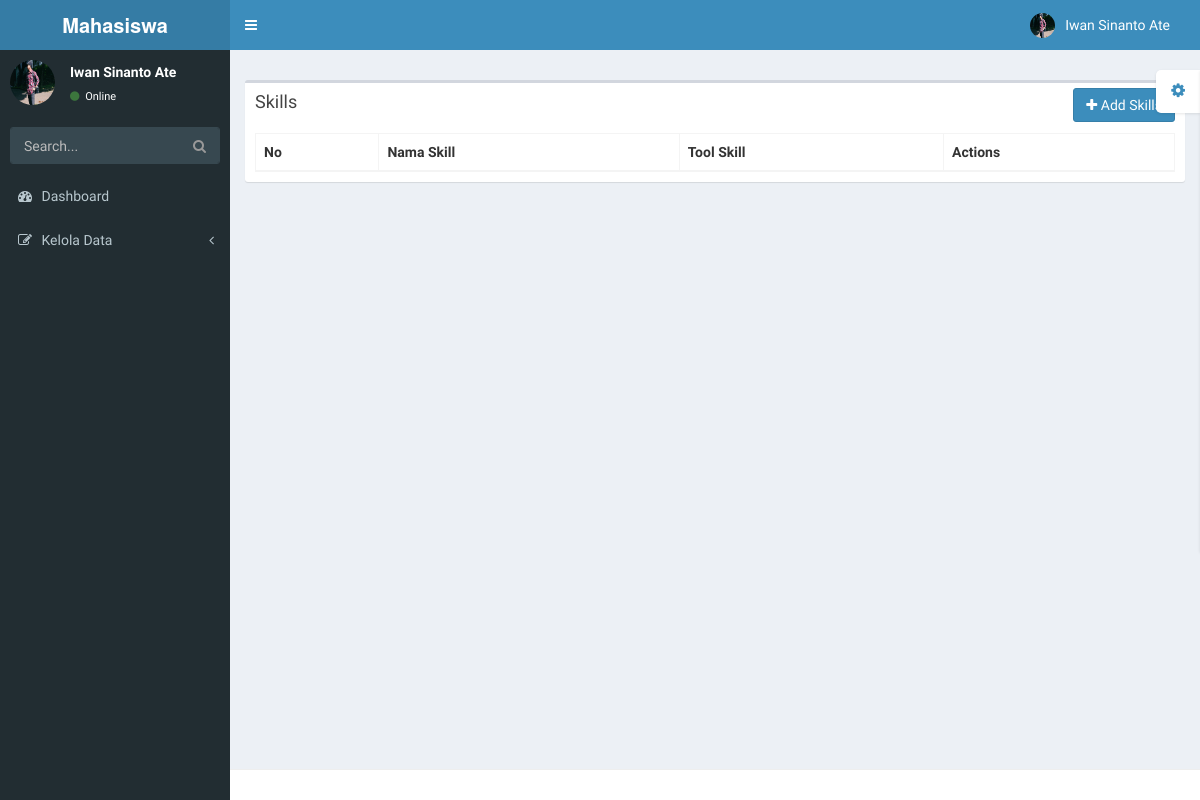
Page /pages/kelola-data/skill-experience.php (signed in) on the earlier database version.
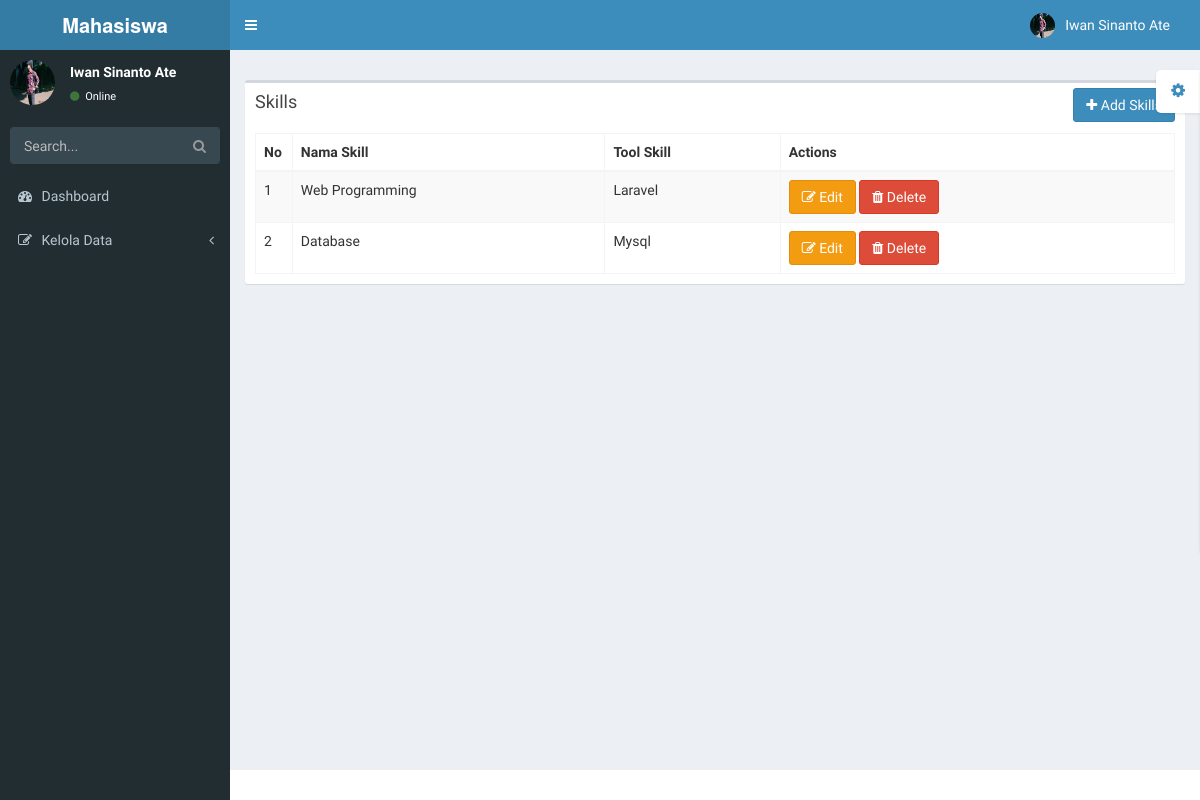
Same page on the later database version.
### tables this page shows
CREATE TABLE `skills` (
  `id_skills` int(5) NOT NULL,
  `nama_skills` varchar(30) NOT NULL,
  `tool_skills` varchar(50) NOT NULL,
  `id_user` int(11) NOT NULL
);

### config/database.php (called while the page is built, shortened)
<?php
	$database 	= "mhs";
?>

### config/kelola-data/skill-experience.php (called while the page is built, shortened)
<?php
	class skills {
		var $table	= "skills";
		function search_by_field ($field, $param) {
			$data = mysqli_query($connection, "SELECT * FROM " . $this->table . " WHERE $field='$param'");
			if(mysqli_num_rows($data) == 0) return null;
			while($d = mysqli_fetch_array($data)) $result[] = $d;
			return $result;
		}
	}
?>

### pages/kelola-data/skill-experience.php (the view, shortened to what this page needs)
<?php include '../static/top.php';
          include '../../config/kelola-data/skill-experience.php';
        $db     = new skills();
          $table    = 'skills';?>
    <section class="content">
      <div class="row">
        <div class="col-xs-12">
          <div class="box">
            <div class="box-header">
              <h3 class="box-title">Skills</h3>
              <div class="pull-right box-tools">
                <button class="btn btn-primary btn-md" data-toggle="modal" data-target="#modalAdd"><i class="fa fa-plus"> </i> Add Skills</button>
            </div>
            </div>
            <div class="box-body">
              <table class="table table-bordered table-striped">
                <thead>
                  <tr>
                    <th>No</th>
                    <th>Nama Skill</th>
                    <th>Tool Skill</th>
                    <th>Actions</th>
                  </tr>
                </thead>
                <tbody>
                    <?php
                        $no = 1;
                        if($db->search_by_field('id_user' , $_SESSION['user']) != null) {
                            foreach($db->search_by_field('id_user' , $_SESSION['user']) as $show) {
                    ?>
                      <tr>
                        <td width="4%"><?php echo $no++; ?></td>
                        <td><?php echo $show['nama_skills']; ?></td>
                        <td><?php echo $show['tool_skills']; ?></td>
                        <td>
                            <a href="#editSkills" class="btn  btn-warning btn-md" data-toggle="modal" data-target="#modalEdit-<?php echo $show['id_skills']; ?>"><i class="fa fa-edit" data-toggle="tooltip" title="Edit"></i> Edit</a>
                            <a href="#deleteSkills" class="btn  btn-danger btn-md" data-toggle="modal" data-target="#modalDelete-<?php echo $show['id_skills']; ?>"><i class="fa fa-trash" data-toggle="tooltip" title="Delete"></i> Delete</a>
                        </td>
                      </tr>
                              <?php
                                      }
                                  }
                              ?>
                    </tbody>
              </table>
            </div>
          </div>
        </div>
      </div>
    </section>
<?php include '../static/bot.php'; ?>

### pages/static/top.php (shortened to what this page needs)
<!DOCTYPE html>
<html>
  <?php include '../static/template-top.php'; ?>
  <body class="skin-blue">
    <div class="wrapper">
      <?php include '../static/header.php'; ?>
      <aside class="main-sidebar">
        <?php include '../static/nav-side.php'; ?>
      </aside>
      <div class="content-wrapper">
        <?php include '../static/content-header.php'; ?>

### pages/static/template-top.php (shortened to what this page needs)
<head>
    <link href="../../assets/bootstrap/css/bootstrap.min.css" rel="stylesheet" type="text/css" />
    <link href="https://maxcdn.bootstrapcdn.com/font-awesome/4.3.0/css/font-awesome.min.css" rel="stylesheet" type="text/css" />
    <link href="http://code.ionicframework.com/ionicons/2.0.0/css/ionicons.min.css" rel="stylesheet" type="text/css" />
    <link href="../../assets/plugins/daterangepicker/daterangepicker-bs3.css" rel="stylesheet" type="text/css" />
    <link href="../../assets/plugins/iCheck/all.css" rel="stylesheet" type="text/css" />
    <link href="../../assets/plugins/colorpicker/bootstrap-colorpicker.min.css" rel="stylesheet"/>
    <link href="../../assets/plugins/datatables/dataTables.bootstrap.css" rel="stylesheet" type="text/css" />
    <link href="../../assets/plugins/timepicker/bootstrap-timepicker.min.css" rel="stylesheet"/>
    <link href="../../assets/dist/css/AdminLTE.min.css" rel="stylesheet" type="text/css" />
    <link href="../../assets/dist/css/skins/_all-skins.min.css" rel="stylesheet" type="text/css" />
    <link href="../../assets/plugins/iCheck/all.css" rel="stylesheet" type="text/css" />
</head>

### pages/static/header.php (shortened to what this page needs)
<?php
  if(isset($_SESSION['user'])) {
?>
<header class="main-header">
  <a href="../../connector.php?page=dashboard" class="logo"><b>Mahasiswa</b></a>
  <nav class="navbar navbar-static-top" role="navigation">
    <a href="#" class="sidebar-toggle" data-toggle="offcanvas" role="button">
    </a>
    <div class="navbar-custom-menu">
      <ul class="nav navbar-nav">
        <li class="dropdown user user-menu">
          <a href="#" class="dropdown-toggle" data-toggle="dropdown">
            <img src="../../assets/dist/img/user2-160x160.jpeg" class="user-image" alt="User Image"/>
            <span class="hidden-xs"><?php echo $_SESSION['nama']; ?></span>
          </a>
        </li>
      </ul>
    </div>
  </nav>
</header>
<?php
  }
?>

### pages/static/nav-side.php (shortened to what this page needs)
<aside class="main-sidebar">
  <section class="sidebar">
    <?php
    if(isset($_SESSION['user'])) {
  ?>
    <div class="user-panel">
      <div class="pull-left image">
        <img src="../../assets/dist/img/user2-160x160.jpeg" class="img-circle" alt="User Image" />
      </div>
      <div class="pull-left info">
        <p><?php echo $_SESSION['nama']; ?></p>
        <a href="#"><i class="fa fa-circle text-success"></i> Online</a>
      </div>
    </div>
    <form action="#" method="get" class="sidebar-form">
      <div class="input-group">
        <input type="text" name="q" class="form-control" placeholder="Search..."/>
        <span class="input-group-btn">
          <button type='submit' name='search' id='search-btn' class="btn btn-flat"><i class="fa fa-search"></i></button>
        </span>
      </div>
    </form>
    <?php
    }
  ?>
    <ul class="sidebar-menu">
      <li>
        <a href="../../connector.php?page=dashboard">
          <i class="fa fa-dashboard"></i> Dashboard
        </a>
      </li>
      <?php
        if($_SESSION['page']=='kelola') {
          echo "<li class='treeview active'>";
        } else {
          echo "<li class='treeview'>";
        }
      ?>
        <a href="#">
          <i class="fa fa-edit"></i>
          <span>Kelola Data</span>
          <i class="fa fa-angle-left pull-right"></i>
        </a>
         </li>
    </ul>
  </section>
</aside>

### pages/static/content-header.php (shortened to what this page needs)
<section class="content-header">
  <ol class="breadcrumb">
  </ol>
</section>

### pages/static/bot.php (shortened to what this page needs)
      		</div>
        	<?php include '../static/footer.php'; ?>
    	</div>
  	</body>
</html>

### pages/static/footer.php (shortened to what this page needs)
<footer class="main-footer">
</footer>

Differences in the rows shown:
added skills: nama_skills "Web Programming", tool_skills "Laravel"
added skills: nama_skills "Database", tool_skills "Mysql"
